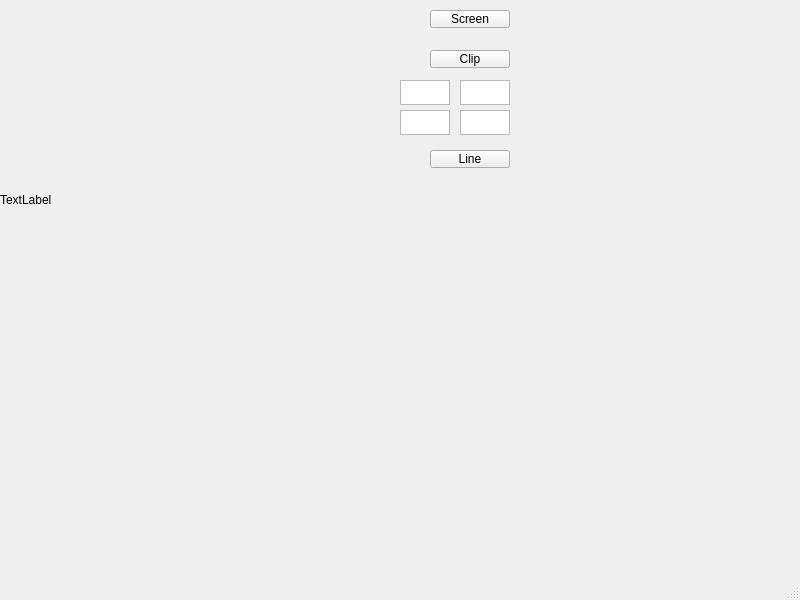
<?xml version="1.0" encoding="UTF-8"?>
<ui version="4.0">
 <class>MainWindow</class>
 <widget class="QMainWindow" name="MainWindow">
  <property name="geometry">
   <rect>
    <x>0</x>
    <y>0</y>
    <width>800</width>
    <height>600</height>
   </rect>
  </property>
  <property name="windowTitle">
   <string>MainWindow</string>
  </property>
  <widget class="QWidget" name="centralwidget">
   <widget class="QLabel" name="label">
    <property name="geometry">
     <rect>
      <x>0</x>
      <y>0</y>
      <width>400</width>
      <height>400</height>
     </rect>
    </property>
    <property name="text">
     <string>TextLabel</string>
    </property>
   </widget>
   <widget class="QPushButton" name="pushButton">
    <property name="geometry">
     <rect>
      <x>430</x>
      <y>10</y>
      <width>80</width>
      <height>18</height>
     </rect>
    </property>
    <property name="text">
     <string>Screen</string>
    </property>
   </widget>
   <widget class="QPushButton" name="pushButton_2">
    <property name="geometry">
     <rect>
      <x>430</x>
      <y>50</y>
      <width>80</width>
      <height>18</height>
     </rect>
    </property>
    <property name="text">
     <string>Clip</string>
    </property>
   </widget>
   <widget class="QTextEdit" name="textEdit">
    <property name="geometry">
     <rect>
      <x>400</x>
      <y>80</y>
      <width>50</width>
      <height>25</height>
     </rect>
    </property>
   </widget>
   <widget class="QTextEdit" name="textEdit_2">
    <property name="geometry">
     <rect>
      <x>460</x>
      <y>80</y>
      <width>50</width>
      <height>25</height>
     </rect>
    </property>
   </widget>
   <widget class="QTextEdit" name="textEdit_3">
    <property name="geometry">
     <rect>
      <x>400</x>
      <y>110</y>
      <width>50</width>
      <height>25</height>
     </rect>
    </property>
   </widget>
   <widget class="QTextEdit" name="textEdit_4">
    <property name="geometry">
     <rect>
      <x>460</x>
      <y>110</y>
      <width>50</width>
      <height>25</height>
     </rect>
    </property>
   </widget>
   <widget class="QPushButton" name="pushButton_3">
    <property name="geometry">
     <rect>
      <x>430</x>
      <y>150</y>
      <width>80</width>
      <height>18</height>
     </rect>
    </property>
    <property name="text">
     <string>Line</string>
    </property>
   </widget>
  </widget>
  <widget class="QMenuBar" name="menubar">
   <property name="geometry">
    <rect>
     <x>0</x>
     <y>0</y>
     <width>800</width>
     <height>17</height>
    </rect>
   </property>
  </widget>
  <widget class="QStatusBar" name="statusbar"/>
 </widget>
 <resources/>
 <connections/>
</ui>
